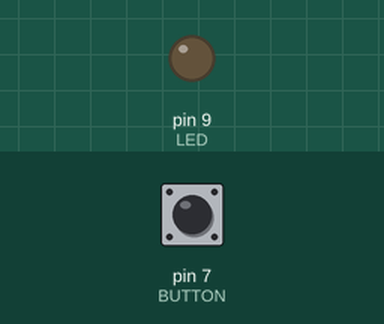
The sketch below on a simulated Arduino Mega 2560, built with avr-gcc and run on an emulated ATmega2560. Shown: output pins drawn as LEDs (lit = HIGH). Inputs (shaded band) come from the test bench; at power-on: pin 7 (BUTTON) HIGH.

Above: at 1.2 s.
1.3 s: pin 7 (BUTTON) pulled LOW for 0.15 s
At 2.2 s:
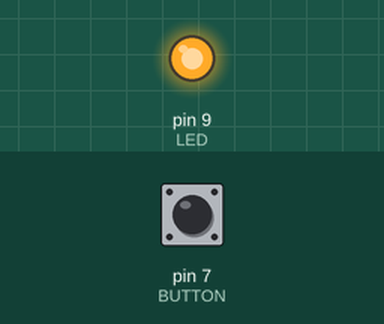
2.9 s: pin 7 (BUTTON) pulled LOW for 1 s
At 3.4 s:
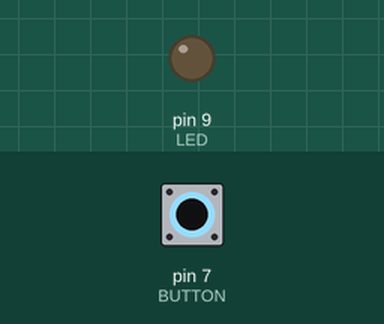
5.4 s: pin 7 (BUTTON) pulled LOW for 3.2 s
At 6.5 s:
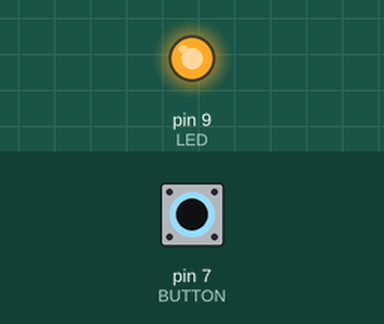
Timing chart, 0 to 8.4 s (numbered marks = the images above; inputs shaded):
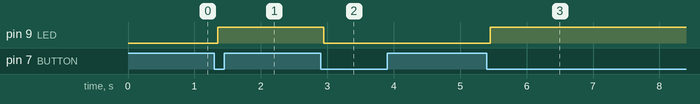

Measured:
- after the input at 1.3 s, pin 9 (LED): LOW → HIGH after 0.05 s
- after the input at 2.9 s, pin 9 (LED): HIGH → LOW after 0.05 s
- after the input at 5.4 s, pin 9 (LED): LOW → HIGH after 0.05 s

The sketch:

tmi03_Digital-Inputs-Debounce-Millis.ino
```cpp
// Adapted from Elegoo Mega2560 Starter Kit Lesson 5
// Pressing pushbutton switches light on and off
// added debounce and timing to the tmi02 case
// using Blink Without Delay techniques for debouncing
// see tmi05_05_pushbutton_led_fade for another debouncing example

// Inputs
const int LED = 9;
const int BUTTON = 7;

// Others
byte state = HIGH; // due to the pullup
byte old_state = HIGH;
byte led_state = LOW;
unsigned long debounce_start = 0;
unsigned long current_time;
bool debouncing = false;

void setup(){
  pinMode(LED, OUTPUT);
  pinMode(BUTTON, INPUT_PULLUP);  // pullup = normal HIGH or 5V
}

void loop(){
  current_time = millis();

  state = digitalRead(BUTTON); // PULLUP so normal is HIGH
  if (state != old_state)
  { // either button is pressed or it is noise
    debounce_start = current_time;     // reset debouncing timer
    old_state = state;
    debouncing = true; // we are debouncing
  }
  else if (debouncing && state == LOW && (current_time - debounce_start > 50))
  { // else if is key here
    // take the current value as the actual state
      led_state = (led_state == LOW ? HIGH : LOW); // ternary operator to switch led state
      digitalWrite(LED, led_state);
      debouncing = false;
  }
}
```
